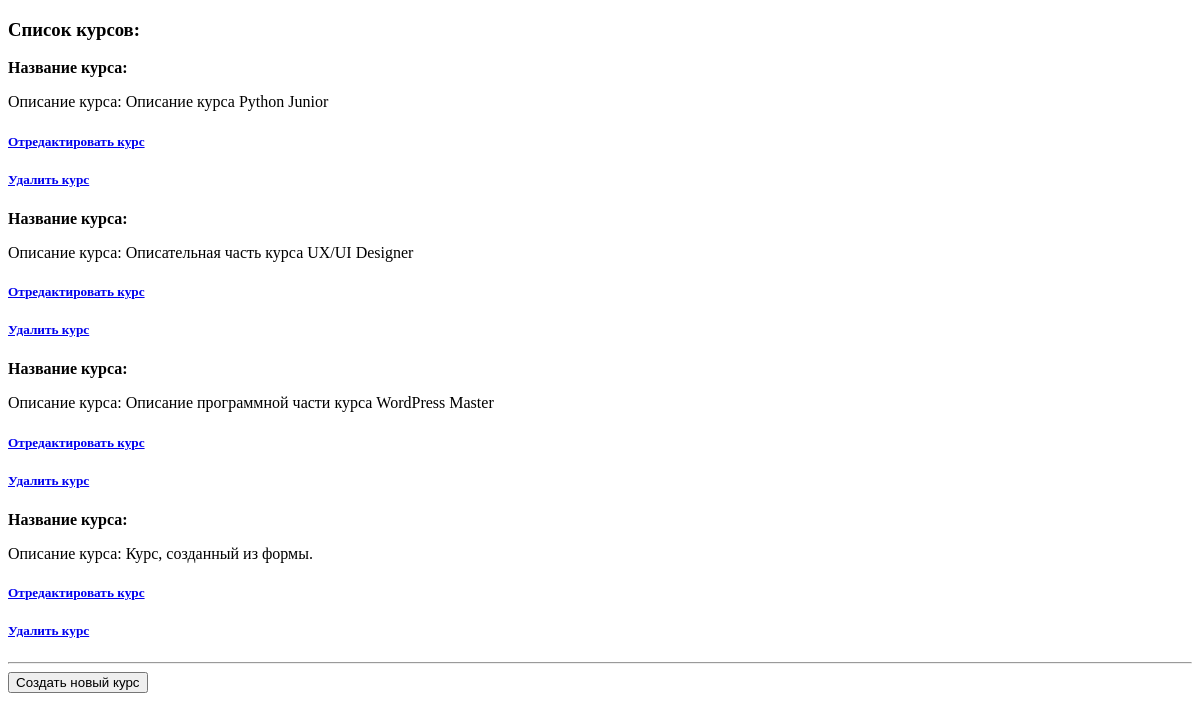
The page /list/ on the database as committed earlier.
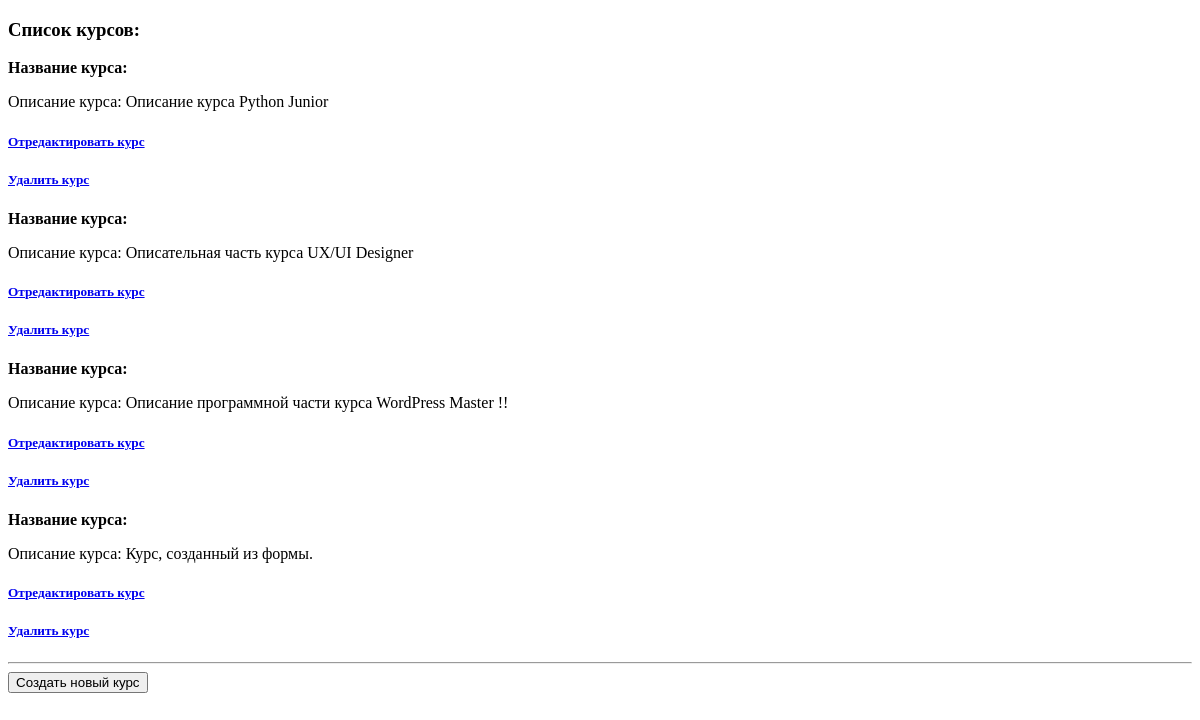
The same page on the database as committed later.
### courses/models.py (models this page shows, shortened)
class Course(models.Model):
    category = models.ForeignKey(CourseCategory, on_delete=models.SET_NULL, null=True, related_name='courses')
    title = models.CharField(max_length=180, blank=False)
    description = models.TextField(max_length=1000, blank=False, null=False, help_text='Add course description')
    start_date = models.DateField(blank=True, null=True)
    end_date = models.DateField(blank=True, null=True)

### courses/views.py (the view)
# urls.py: path('list/', CourseListView.as_view(), name='courses_list'),
class CourseListView(ListView):
    model = Course

### courses/templates/courses/course_list.html (shortened to what this page needs)
<!DOCTYPE html>
<html lang="en">
<head>
</head>
<body>
<h3>Список курсов:</h3>
{% for course in object_list %}
    <p><strong>Название курса: <a href="{% url 'courses:course_detail' course.pk %}"> {{ course.course_title }}</a></strong></p>
        <p>Описание курса: {{ course.description }}</p>
    <p><a href="{% url 'courses:course_edit' course.pk %}"><h5> Отредактировать курс </h5> </a></p>
   <a href="{% url 'courses:course_delete' course.pk %}"><h5> Удалить курс </h5> </a>
{% endfor %}
<hr>
<a href="{% url 'courses:create_course' %}"><input type="submit" value="Создать новый курс"></a>
</body>
</html>

Rows that differ between the two databases and show on the page:
changed Course: description "Описание программной части курса WordPress Master" → "Описание программной части курса WordPress Master !!"
